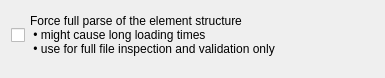
<?xml version="1.0" encoding="UTF-8"?>
<ui version="4.0">
 <class>QtGui::InfoOptionPage</class>
 <widget class="QWidget" name="QtGui::InfoOptionPage">
  <property name="geometry">
   <rect>
    <x>0</x>
    <y>0</y>
    <width>385</width>
    <height>78</height>
   </rect>
  </property>
  <property name="windowTitle">
   <string>Info options page</string>
  </property>
  <property name="styleSheet">
   <string notr="true">QGroupBox { font-weight: bold };</string>
  </property>
  <layout class="QVBoxLayout" name="verticalLayout">
   <item>
    <widget class="QCheckBox" name="forceFullParseCheckBox">
     <property name="text">
      <string>Force full parse of the element structure
 • might cause long loading times
 • use for full file inspection and validation only</string>
     </property>
    </widget>
   </item>
   <item>
    <spacer name="verticalSpacer">
     <property name="orientation">
      <enum>Qt::Vertical</enum>
     </property>
     <property name="sizeHint" stdset="0">
      <size>
       <width>20</width>
       <height>40</height>
      </size>
     </property>
    </spacer>
   </item>
  </layout>
 </widget>
 <resources/>
 <connections/>
</ui>
